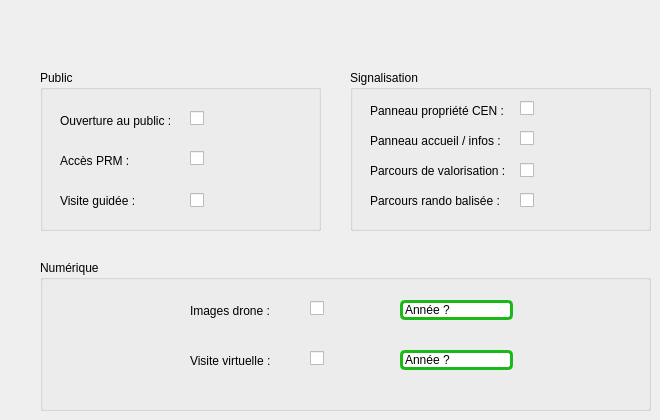
   <widget class="QWidget" name="tab_5">
    <attribute name="title">
     <string>Valorisation</string>
    </attribute>
    <widget class="QGroupBox" name="groupBox_17">
     <property name="geometry">
      <rect>
       <x>40</x>
       <y>70</y>
       <width>281</width>
       <height>161</height>
      </rect>
     </property>
     <property name="title">
      <string>Public</string>
     </property>
     <widget class="QLabel" name="label_59">
      <property name="geometry">
       <rect>
        <x>20</x>
        <y>120</y>
        <width>121</width>
        <height>21</height>
       </rect>
      </property>
      <property name="font">
       <font>
        <weight>50</weight>
        <bold>false</bold>
       </font>
      </property>
      <property name="text">
       <string>Visite guidée :</string>
      </property>
     </widget>
     <widget class="QCheckBox" name="ouverture_public">
      <property name="geometry">
       <rect>
        <x>150</x>
        <y>40</y>
        <width>70</width>
        <height>17</height>
       </rect>
      </property>
      <property name="text">
       <string/>
      </property>
     </widget>
     <widget class="QLabel" name="label_56">
      <property name="geometry">
       <rect>
        <x>20</x>
        <y>40</y>
        <width>121</width>
        <height>21</height>
       </rect>
      </property>
      <property name="font">
       <font>
        <weight>50</weight>
        <bold>false</bold>
       </font>
      </property>
      <property name="text">
       <string>Ouverture au public :</string>
      </property>
     </widget>
     <widget class="QLabel" name="label_58">
      <property name="geometry">
       <rect>
        <x>20</x>
        <y>80</y>
        <width>121</width>
        <height>21</height>
       </rect>
      </property>
      <property name="font">
       <font>
        <weight>50</weight>
        <bold>false</bold>
       </font>
      </property>
      <property name="text">
       <string>Accès PRM :</string>
      </property>
     </widget>
     <widget class="QCheckBox" name="acces_prm">
      <property name="geometry">
       <rect>
        <x>150</x>
        <y>80</y>
        <width>70</width>
        <height>17</height>
       </rect>
      </property>
      <property name="text">
       <string/>
      </property>
     </widget>
     <widget class="QCheckBox" name="visite_guidee">
      <property name="geometry">
       <rect>
        <x>150</x>
        <y>120</y>
        <width>71</width>
        <height>20</height>
       </rect>
      </property>
      <property name="text">
       <string/>
      </property>
     </widget>
    </widget>
    <widget class="QGroupBox" name="groupBox_18">
     <property name="geometry">
      <rect>
       <x>350</x>
       <y>70</y>
       <width>301</width>
       <height>161</height>
      </rect>
     </property>
     <property name="title">
      <string>Signalisation</string>
     </property>
     <widget class="QLabel" name="label_60">
      <property name="geometry">
       <rect>
        <x>20</x>
        <y>90</y>
        <width>141</width>
        <height>21</height>
       </rect>
      </property>
      <property name="font">
       <font>
        <weight>50</weight>
        <bold>false</bold>
       </font>
      </property>
      <property name="text">
       <string>Parcours de valorisation :</string>
      </property>
     </widget>
     <widget class="QCheckBox" name="panneau_proprio_cen">
      <property name="geometry">
       <rect>
        <x>170</x>
        <y>30</y>
        <width>70</width>
        <height>17</height>
       </rect>
      </property>
      <property name="text">
       <string/>
      </property>
     </widget>
     <widget class="QLabel" name="label_118">
      <property name="geometry">
       <rect>
        <x>20</x>
        <y>30</y>
        <width>141</width>
        <height>21</height>
       </rect>
      </property>
      <property name="font">
       <font>
        <weight>50</weight>
        <bold>false</bold>
       </font>
      </property>
      <property name="text">
       <string>Panneau propriété CEN :</string>
      </property>
     </widget>
     <widget class="QLabel" name="label_119">
      <property name="geometry">
       <rect>
        <x>20</x>
        <y>60</y>
        <width>141</width>
        <height>21</height>
       </rect>
      </property>
      <property name="font">
       <font>
        <weight>50</weight>
        <bold>false</bold>
       </font>
      </property>
      <property name="text">
       <string>Panneau accueil / infos :</string>
      </property>
     </widget>
     <widget class="QCheckBox" name="panneau_accueil_infos">
      <property name="geometry">
       <rect>
        <x>170</x>
        <y>60</y>
        <width>70</width>
        <height>17</height>
       </rect>
      </property>
      <property name="text">
       <string/>
      </property>
     </widget>
     <widget class="QCheckBox" name="parcours_valo">
      <property name="geometry">
       <rect>
        <x>170</x>
        <y>90</y>
        <width>71</width>
        <height>20</height>
       </rect>
      </property>
      <property name="text">
       <string/>
      </property>
     </widget>
     <widget class="QLabel" name="label_120">
      <property name="geometry">
       <rect>
        <x>20</x>
        <y>120</y>
        <width>141</width>
        <height>21</height>
       </rect>
      </property>
      <property name="font">
       <font>
        <weight>50</weight>
        <bold>false</bold>
       </font>
      </property>
      <property name="text">
       <string>Parcours rando balisée :</string>
      </property>
     </widget>
     <widget class="QCheckBox" name="parcours_rando_balise">
      <property name="geometry">
       <rect>
        <x>170</x>
        <y>120</y>
        <width>71</width>
        <height>20</height>
       </rect>
      </property>
      <property name="text">
       <string/>
      </property>
     </widget>
    </widget>
    <widget class="QGroupBox" name="groupBox_19">
     <property name="geometry">
      <rect>
       <x>40</x>
       <y>260</y>
       <width>611</width>
       <height>151</height>
      </rect>
     </property>
     <property name="title">
      <string>Numérique</string>
     </property>
     <widget class="QCheckBox" name="images_drone">
      <property name="geometry">
       <rect>
        <x>270</x>
        <y>40</y>
        <width>70</width>
        <height>17</height>
       </rect>
      </property>
      <property name="text">
       <string/>
      </property>
     </widget>
     <widget class="QLabel" name="label_122">
      <property name="geometry">
       <rect>
        <x>150</x>
        <y>40</y>
        <width>101</width>
        <height>21</height>
       </rect>
      </property>
      <property name="font">
       <font>
        <weight>50</weight>
        <bold>false</bold>
       </font>
      </property>
      <property name="text">
       <string>Images drone :</string>
      </property>
     </widget>
     <widget class="QLabel" name="label_123">
      <property name="geometry">
       <rect>
        <x>150</x>
        <y>90</y>
        <width>91</width>
        <height>21</height>
       </rect>
      </property>
      <property name="font">
       <font>
        <weight>50</weight>
        <bold>false</bold>
       </font>
      </property>
      <property name="text">
       <string>Visite virtuelle :</string>
      </property>
     </widget>
     <widget class="QCheckBox" name="visite_virtuelle">
      <property name="geometry">
       <rect>
        <x>270</x>
        <y>90</y>
        <width>70</width>
        <height>17</height>
       </rect>
      </property>
      <property name="text">
       <string/>
      </property>
     </widget>
     <widget class="QLineEdit" name="lineEdit_37">
      <property name="geometry">
       <rect>
        <x>360</x>
        <y>90</y>
        <width>113</width>
        <height>20</height>
       </rect>
      </property>
      <property name="font">
       <font>
        <weight>50</weight>
        <bold>false</bold>
       </font>
      </property>
      <property name="styleSheet">
       <string notr="true">border-style: solid; border-radius: 5px; border-width: 3px; border-color: rgb(27, 185, 24);</string>
      </property>
      <property name="text">
       <string>Année ? </string>
      </property>
     </widget>
     <widget class="QLineEdit" name="images_drone_annee">
      <property name="geometry">
       <rect>
        <x>360</x>
        <y>40</y>
        <width>113</width>
        <height>20</height>
       </rect>
      </property>
      <property name="font">
       <font>
        <weight>50</weight>
        <bold>false</bold>
       </font>
      </property>
      <property name="styleSheet">
       <string notr="true">border-style: solid; border-radius: 5px; border-width: 3px; border-color: rgb(27, 185, 24);</string>
      </property>
      <property name="text">
       <string>Année ? </string>
      </property>
     </widget>
    </widget>
   </widget>
